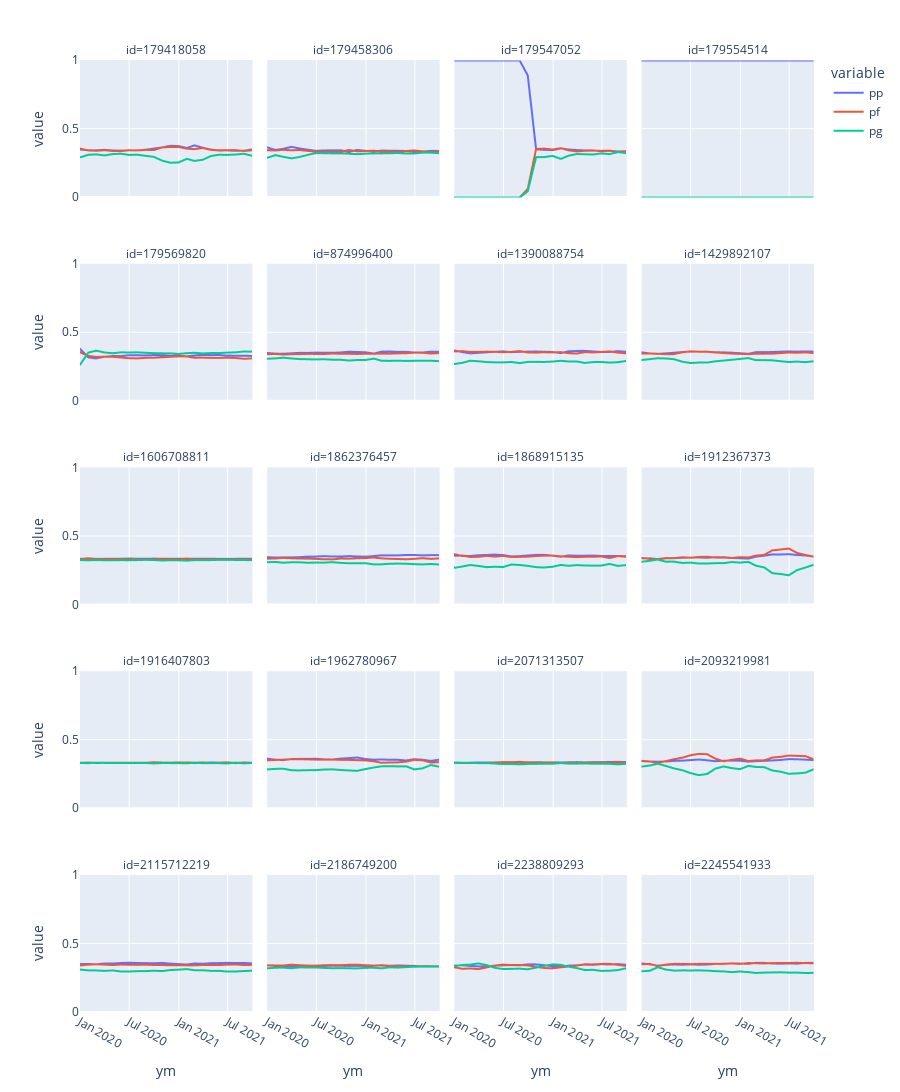
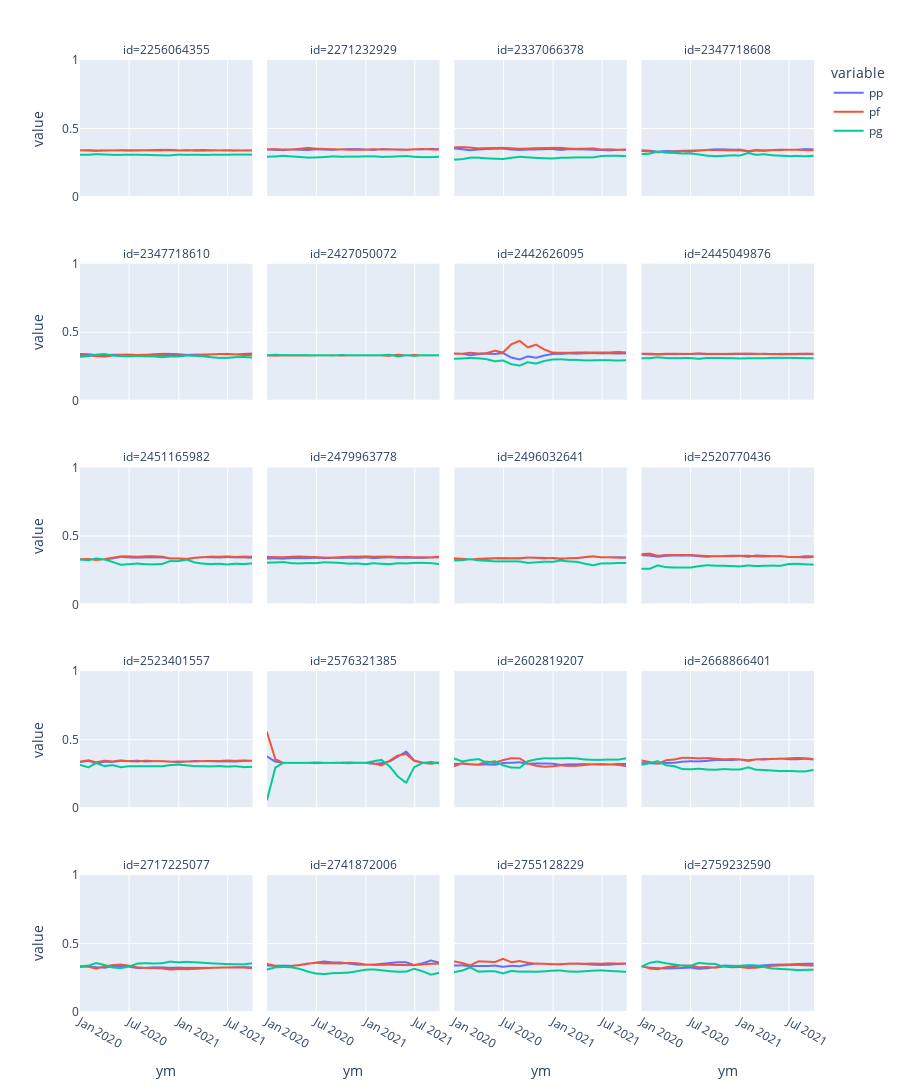

Here is the notebook cell these charts were saved with, in order:
### Code cell
# plt_day(pred.index.unique(), df=ds.day)
# plt_day(pred.index.unique()[:40], df=ds.day, cols=['daycv'])
plt_month(pred.index.unique()[:40], df=ds.month)
